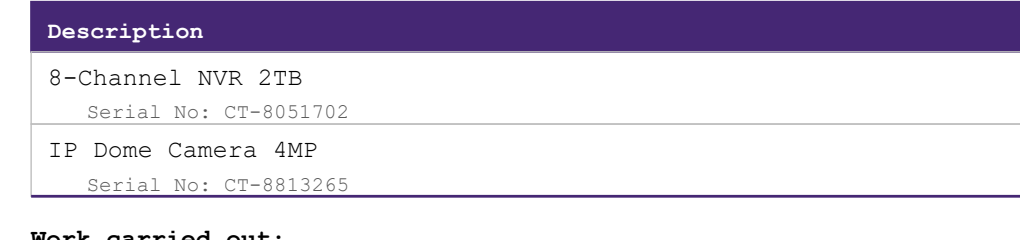
#> input picture Docusnap/TESTING/_measure/list_field_20260827/band_born_200.png, 1020 x 240 px
$ python -i render.py   (imports and definitions only)
#> lines starting #> are read from the running program, lines starting #| are printed output that depends on the picture
#> further down, picture is the input picture: PIL image 1020x240 RGB; mean R, G, B 211.8, 205.4, 221.8
"""Rendering primitives, decorations, and image degradations — shared by the
generator (Agent 1) and the page-drift agent (Agent 2).

Decorations (logo, stamp, signature, checkbox, barcode, QR, watermark) are drawn at
known positions so bboxes can be recorded. Degradations (blur, noise, contrast,
shadow, skew, rotate, shift, crop, resize, JPEG) operate on the finished page image.
"""
from __future__ import annotations
import io
import math
import numpy as np
from PIL import Image, ImageDraw, ImageFont, ImageFilter, ImageEnhance

FONTS = [r"C:\Windows\Fonts\arial.ttf", r"C:\Windows\Fonts\calibri.ttf",
         r"C:\Windows\Fonts\times.ttf", r"C:\Windows\Fonts\verdana.ttf",
         r"C:\Windows\Fonts\georgia.ttf", r"C:\Windows\Fonts\tahoma.ttf"]
BOLD = r"C:\Windows\Fonts\arialbd.ttf"
MONO = r"C:\Windows\Fonts\consola.ttf"
HAND = r"C:\Windows\Fonts\seguisc.ttf"   # script-ish; falls back if absent

_FONT_CACHE: dict = {}


# [17 lines left out: functions font, text, not called in this run]


def norm(bbox, W, H):
    x, y, w, h = bbox
    return [round(x / W, 4), round(y / H, 4), round(w / W, 4), round(h / H, 4)]


# [126 lines left out: functions make_logo, stamp, signature, checkbox, barcode, qr and 3 more, not called in this run]


def _det_noise(shape, rng, strength):
    g = np.random.default_rng(rng.randint(0, 2**31))
    return g.integers(-strength, strength + 1, size=shape, dtype=np.int16)


# ── Degradations (return new image; some return (image, params)) ─────────────────

def deg_blur(img, radius=1.4):
    return img.filter(ImageFilter.GaussianBlur(radius))


def deg_noise(img, rng, strength=22):
    arr = np.asarray(img).astype(np.int16) + _det_noise(np.asarray(img).shape, rng, strength)
    return Image.fromarray(np.clip(arr, 0, 255).astype(np.uint8))


def deg_contrast(img, factor=0.55):
    return ImageEnhance.Contrast(img).enhance(factor)


# [15 lines left out: function deg_shadow, not called in this run]


def deg_jpeg(img, quality=28):
    buf = io.BytesIO(); img.save(buf, "JPEG", quality=quality)
    buf.seek(0); return Image.open(buf).convert("RGB")


# [12 lines left out: functions deg_resize, geo_shift, not called in this run]


def shift_bbox(b, dx, dy, W, H):
    x, y, w, h = b
    return [x + dx / W, y + dy / H, w, h]


def geo_rotate(img, angle, fill=(250, 250, 248)):
    return img.rotate(angle, resample=Image.BICUBIC, expand=False, fillcolor=fill)


# [16 lines left out: functions rotate_bbox, geo_skew, not called in this run]


def geo_crop(img, frac=0.08, side="bottom"):
    """Crop a fraction off one side, then pad back to page size (a partial scan)."""
#> called with frac = 0.08, side = 'bottom'
    W, H = img.size
#> W = 1020; H = 240
    if side == "bottom":
        c = img.crop((0, 0, W, int(H * (1 - frac))))
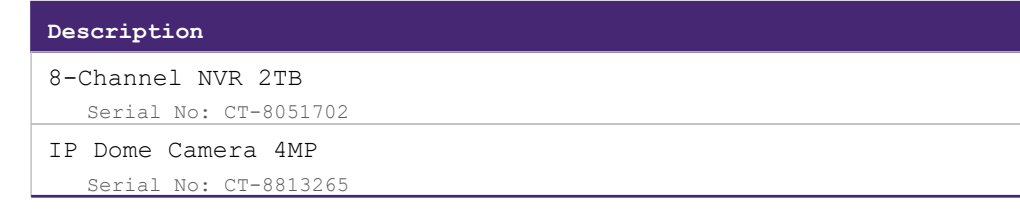
#> c: PIL image 1020x220 RGB; mean R, G, B 208.5, 201.5, 219.4
    elif side == "top":
        c = img.crop((0, int(H * frac), W, H))
    elif side == "left":
        c = img.crop((int(W * frac), 0, W, H))
    else:
        c = img.crop((0, 0, int(W * (1 - frac)), H))
    out = Image.new("RGB", (W, H), (250, 250, 248))
    out.paste(c, (0, int(H * frac) if side == "top" else 0))
    return out

>>> from PIL import Image
>>> picture = Image.open('../../TESTING/_measure/list_field_20260827/band_born_200.png')
>>> result = geo_crop(picture)
